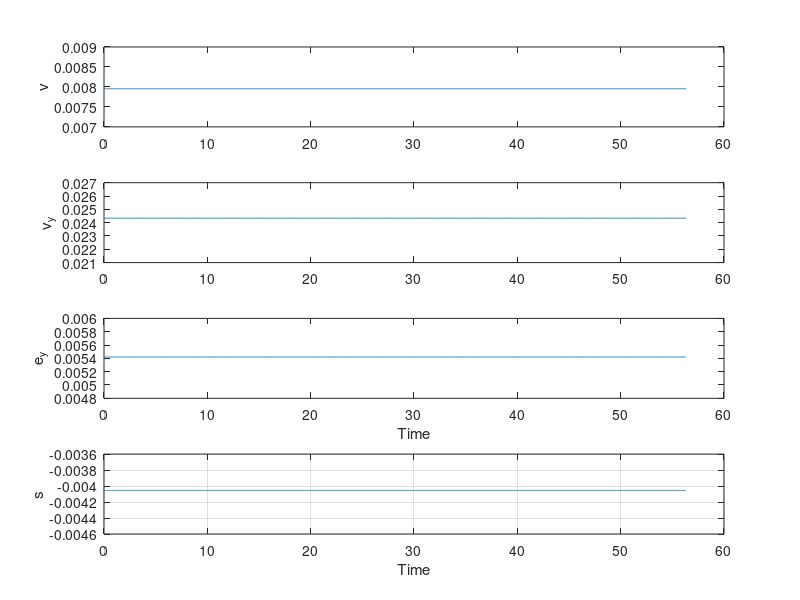
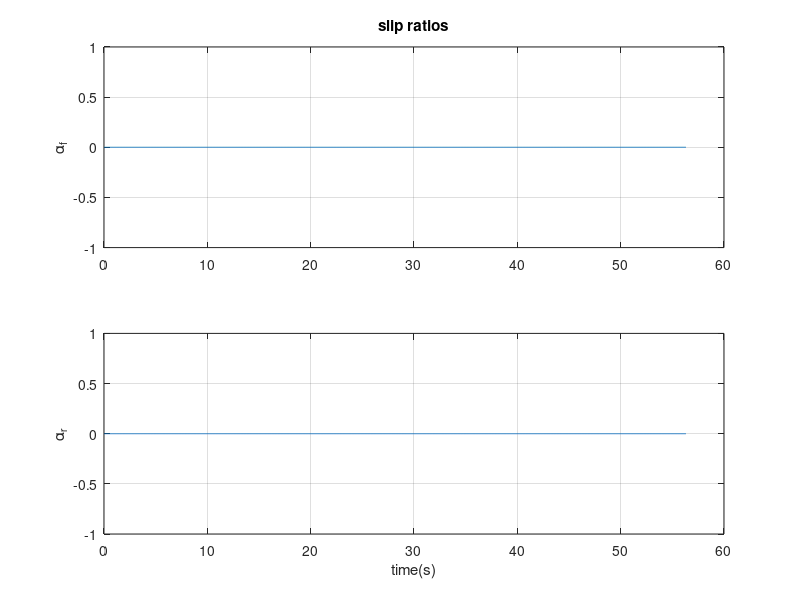

MATLAB code for these plots, in order: (Note: this script raises an error after producing the figures.)
%load the data 
load  data_nominal_states.txt;

load data_msg_nom_u.txt;

u_ctrl = data_msg_nom_u(:,2:3);

y1_nom = data_nominal_states(:,2:9);
T_sampl_nom = 0.01; 
t = T_sampl_nom:T_sampl_nom:T_sampl_nom*size(y1_nom,1);
figure(1);
subplot(4,1,1);
plot(t , y1_nom(:,1));
ylabel('v');

subplot(4,1,2);
plot(t , y1_nom(:,2));
ylabel('v_y');

subplot(4,1,3);
plot(t , y1_nom(:,5));
ylabel(  'e_y'); 
xlabel('Time');

subplot(4,1,4);
plot(t , y1_nom(:,6)); grid; 
ylabel(  's'); 
xlabel('Time');  




close all;


% load sim_data.mat;


% t = t1;

P_nom =   y1_nom(:, [6,5]); 
y1_actual = y1_nom;
P_sens = y1_nom(:, [6,5]); 
P_cente = P_sens;

%%0815, record the reference trajectory: 
% reference = u_ctrl(3:end,:);   %9-by-n, traj, dot traj, ddot traj,  here traj = [phi, ey, s];
% P_cente=reference([3,2],:)';
%0815, traj_ob_seris: 2*n-by-no_ob

 load data_traj_ob.txt;
%  traj_ob_seris = data_traj_ob; 
no_ob = size(data_traj_ob, 1);

 

% 
% traj_ob_plot = zeros(2, length(t1), no_ob);
% for i_ob =1:no_ob
%     for i_time =1:length(t1)
%         traj_ob_plot(:,i_time,i_ob) = traj_ob_seris((i_time-1)*2+1:(i_time-1)*2+2,i_ob);
%     end
% end


%%road side:
road_side_x = min(P_sens(:,1)):0.1:max(P_sens(:,1));
road_side_y1 = 3.7*ones(1, length(road_side_x));
road_side_y2 = -3.7*ones(1, length(road_side_x));

delta = u_ctrl(:,2); 
% delta = 0; 
dot_y = y1_actual(:,2);
dot_x = y1_actual(:,1);
dot_psi = y1_actual(:,3); 

a = 1.68; 
b = 1.715; 

 
alpha_f= (dot_y+a*dot_psi)./dot_x - delta; 
alpha_r = (dot_y -b*dot_psi)./dot_x; 
alpha_f(dot_x<=1e-1) = 0;
alpha_r(dot_x<=1e-1) = 0;


figure(100); 
subplot(2,1,1);
plot(t,alpha_f ),grid;
ylabel('\alpha_f');
title('slip ratios');
% legend('P_c_o_m','P_s_e_n');

subplot(2,1,2);
plot(t,alpha_r ),grid;
ylabel('\alpha_r');
 xlabel('time(s)');


len = length(t); 
h_plot = zeros(len,1);

for i=1:len
    h_plot(i) = (P_sens(i,1) - 80)^2 + (P_sens(i,2) - 0.5)^2 -1;
end
 

figure(1); 
%the tube along nominal trajectory: 
dm = 1.414; %maximum disturbance 
k1 = 3; 
r_tube = dm/k1; 
for ii = 1:100:len
     
    circle_tube(r_tube,P_nom(ii,1), P_nom(ii,2)); hold on;
end


% figure(1);   
plot(P_cente(:,1),P_cente(:,2),'-.', P_nom(:,1),P_nom(:,2), '--', P_sens(:,1),P_sens(:,2)),grid; hold on; legend('c','p_d', 'p');
plot(road_side_x,road_side_y1,'-.k',road_side_x,road_side_y2,'-.k'); hold on;
% axis equal;
xlabel('X(m)');ylabel('Y(m)');
title('POSITION TRACKING:SENSED VS COMMAND');
axis equal; 

% global pos_ob_array_pre radius_pre;
% %pos_ob_array_pre(2, :) = - pos_ob_array_pre(2,:);  %only for plot the mpc data with mistake 
% for i=1:size(pos_ob_array_pre,2)
%     plot(pos_ob_array_pre(1,i), pos_ob_array_pre(2,i), '*r'); hold on; 
%     Ds = radius_pre(i);
%     circle(Ds,pos_ob_array_pre(1,i), pos_ob_array_pre(2,i)); hold on; 
% end
% 
% %the trajectory of the obstacles: 
% for i_ob =1:no_ob    
%     plot(traj_ob_plot(1,:,i_ob), traj_ob_plot(2,:,i_ob), 'LineWidth', 4); hold on; 
% end
 
 
figure(2);   
subplot(4,1,1);
plot(t,P_cente(:,1),'-.',t,P_sens(:,1)),grid;
ylabel('X(m)');
title('POSITION:SENSED VS COMMAND');
 

subplot(4,1,2);
plot(t,P_cente(:,2),'-.',t,P_sens(:,2)),grid;
ylabel('Y(m)');
 xlabel('time(s)');
 
 subplot(4,1,3);
plot(  t, y1_nom(:,1), '--',  t,y1_actual(:,1) ),grid;
legend('reference','nominal', 'actual');
ylabel('v(m/s)');
 xlabel('time(s)');
 
 subplot(4,1,4);
plot( t, y1_nom(:,4)/pi*180, '--',  t,y1_actual(:,4)/pi*180 ),grid;
ylabel('\psi(degree)');
 xlabel('time(s)');
 
 figure(20); 
  subplot(2,1,1);
plot(  t, y1_nom(:,2), '--',  t,y1_actual(:,2) ),grid;
legend( 'nominal', 'actual');
ylabel('v_y(m/s)');
 xlabel('time(s)');
 
 subplot(2,1,2);
plot(  t, y1_nom(:,3), '--',  t,y1_actual(:,3) ),grid;
ylabel('\dot \psi(rad/s)');
 xlabel('time(s)');
 
 
 figure(3);
 plot(t, h_plot); 
ylabel('distance');
 xlabel('time(s)');
 
 
 
 figure(4); 
 subplot(2,1,1);
  plot(t, u_ctrl(:,1)); 
ylabel('u_{nom}, a_x(m/s^2)');
 subplot(2,1,2);
  plot(t, u_ctrl(:,2)); 
ylabel('u_{nom}, steer(rad)');
 xlabel('time(s)');
 title('nominal control'); 
 
%   figure(5); 
%   plot(t, u1); 
% ylabel('u');
%  xlabel('time(s)');
%  title('actual control');
